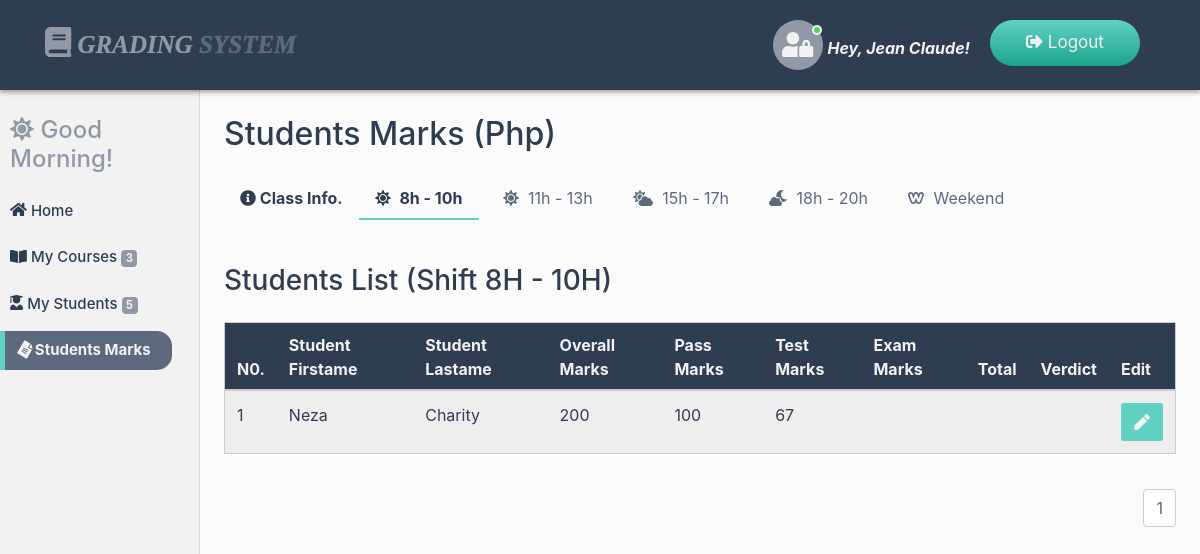
Screenshot of /teacher-dashboard/view_marks_shift1.php?course=11 (signed in) with the database file from the repository.
### tables this page shows
CREATE TABLE `teacher` (
  `teacher_ID` int(20) NOT NULL,
  `teacher_Fname` varchar(200) NOT NULL,
  `teacher_Lname` varchar(200) NOT NULL,
  `teacher_Mail` varchar(200) NOT NULL,
  `teacher_Gen` varchar(20) NOT NULL,
  `teacher_Address` varchar(200) NOT NULL,
  `teacher_Phone` varchar(20) NOT NULL,
  `password` varchar(200) NOT NULL,
  `dep_ID` int(20) NOT NULL,
  `status` varchar(20) NOT NULL
);

CREATE TABLE `courses` (
  `course_ID` int(20) NOT NULL,
  `course_Name` varchar(200) NOT NULL,
  `dep_ID` int(20) NOT NULL,
  `total_Marks` int(20) NOT NULL,
  `status` varchar(20) NOT NULL
);

CREATE TABLE `student` (
  `student_ID` int(20) NOT NULL,
  `reg_Num` varchar(200) NOT NULL,
  `student_Fname` varchar(200) NOT NULL,
  `student_Lname` varchar(200) NOT NULL,
  `student_Mail` varchar(200) NOT NULL,
  `student_Gender` varchar(200) NOT NULL,
  `student_Address` varchar(200) NOT NULL,
  `student_Phone` varchar(200) NOT NULL,
  `parent_Phone` varchar(200) NOT NULL,
  `student_Intake` varchar(200) NOT NULL,
  `dep_ID` int(20) NOT NULL,
  `student_Shift` varchar(200) NOT NULL,
  `start_Date` varchar(20) NOT NULL,
  `status` varchar(20) NOT NULL
);

CREATE TABLE `marks` (
  `marks_ID` int(20) NOT NULL,
  `student_ID` int(20) NOT NULL,
  `course_ID` int(20) NOT NULL,
  `marks_Test` varchar(200) NOT NULL,
  `marks_Exam` varchar(200) NOT NULL,
  `total` varchar(200) NOT NULL,
  `verdict` varchar(200) NOT NULL
);

### teacher-dashboard/session/session.php (called while the page is built, shortened)
<?php
$session_Id = $_SESSION['teacherid'];
?>

### teacher-dashboard/view_marks_shift1.php (the view, shortened to what this page needs)
<?php
include("../connection/connect.php");
include("session/session.php");
$retr = "Select teacher.teacher_ID,teacher.teacher_Fname,department.dep_Name,department.dep_ID
FROM teacher INNER JOIN department ON teacher.dep_ID = department.dep_ID
AND teacher.teacher_ID = '$session_Id'";
$run_retr = mysqli_query($con, $retr);
$row_retr = mysqli_fetch_array($run_retr);
$fname = $row_retr['teacher_Fname'];
$departID = $row_retr['dep_ID'];
if(isset($_GET['course'])){
    $cour = $_GET['course'];
    $select = "select * from courses where course_ID = '$cour'";
    $run_select = mysqli_query($con,$select);
    $fetch_select = mysqli_fetch_array($run_select);
    $cname = $fetch_select['course_Name'];
}
?>
<!DOCTYPE html>
<html lang="en">
<head>
<link rel="stylesheet" href="../css/bootstrap.min.css">
<link rel="stylesheet" href="../css/all.min.css">
<link rel="stylesheet" href="../css/main.css">
<link rel="stylesheet" href="../css/animate.css">
</head>
<body>
<nav class="navbar navbar-expand-md bg-dark navbar-dark fixed-top main-nav">
  <div class="container">
        <a class="navbar-brand" href="index.php"><i class="fas fa-book logo-icon"></i> Grading <span class="fat">System</span></a>
      <ul class="nav navbar-nav ml-auto lang-switcher">
      <li class="nav-item">
      <span class="user-img">
        <span class="user-icon">
          <i class="fas fa-user-lock"></i>
        </span>
        <span class="status online"></span>
      </span> <span class="hello-user">Hey, <?php echo $fname;?>!</span>
      </li>
      <li class="nav-item">
        <a class="nav-link" href="logout.php">
        <i class="fas fa-sign-out-alt"></i> Logout</a>
      </li>
      </ul>
    </div>
</nav>
<div class="container-fluid">
  <div class="row">
    <nav class="col-md-2 d-none d-md-block sidebar">
      <div class="sidebar-sticky">
        <div class="dash-salute wow bounceInLeft" data-wow-duration="2s">
            <?php
            $time = date("H");
            if(($time >="0") && ($time <"12")){
                echo"<h4><i class='fas fa-sun'></i> Good Morning!</h4>";
            }
            ?>
        </div>
          <ul class="nav flex-column dash-nav">
          <li class="nav-item">
          <a href="index.php" class="nav-link">
          <i class="fa fa-home dash-icon"></i> Home</a></li>
          <li class="nav-item">
          <a href="view_courses.php" class="nav-link">
          <i class="fa fa-book-open dash-icon"></i> My Courses
          <span class="badge badge-primary">
              <?php
              $count = "Select count(*) as NberOfData from courses where dep_ID = '$departID' and status='on'";
              $run_count = mysqli_query($con, $count);
              $row_count = mysqli_fetch_array($run_count);
              $count_data = $row_count['NberOfData'];
              echo $count_data;
              ?>
          </span>
          </a></li>
          <li class="nav-item">
          <a href="view_students_shift1.php" class="nav-link">
          <i class="fa fa-user-graduate dash-icon"></i> My Students
          <span class="badge badge-primary active-badge">
              <?php
              $count = "Select count(*) as NberOfData from student where dep_ID = '$departID' AND status='on'";
              $run_count = mysqli_query($con, $count);
              $row_count = mysqli_fetch_array($run_count);
              $count_data = $row_count['NberOfData'];
              echo $count_data;
              ?>
          </span>
          </a></li>
          <li class="nav-item">
          <a href="marks_page.php" class="nav-link active">
          <i class="fa fa-file-alt dash-icon"></i> Students Marks</a></li>
          </ul>
      </div>
    </nav>
    <main role="main" class="col-md-10 ml-sm-auto px-4">
      <div class="dash-output-section">
        <h2>Students Marks (<?php echo $cname;?>)</h2>
        <ul class="nav sub-nav">
           <li class="nav-item">
            <p class="nav-link sub-nav-head"><i class="fas fa-info-circle"></i> Class Info.</p>
          </li>
          <li class="nav-item">
            <a href="view_marks_shift1.php?course=<?php echo $cour;?>" class="nav-link active">
              <i class="fas fa-sun sub-icon"></i> 8h - 10h
            </a>
          </li>
          <li class="nav-item">
            <a href="view_marks_shift2.php?course=<?php echo $cour;?>" class="nav-link">
              <i class="fas fa-sun sub-icon"></i> 11h - 13h
            </a>
          </li>
          <li class="nav-item">
            <a href="view_marks_shift3.php?course=<?php echo $cour;?>" class="nav-link">
              <i class="fas fa-cloud-sun sub-icon"></i> 15h - 17h
            </a>
          </li>
          <li class="nav-item">
            <a href="view_marks_shift4.php?course=<?php echo $cour;?>" class="nav-link">
              <i class="fas fa-cloud-moon sub-icon"></i> 18h - 20h
            </a>
          </li>
          <li class="nav-item">
            <a href="view_marks_shift5.php?course=<?php echo $cour;?>" class="nav-link">
              <i class="fab fa-weebly sub-icon"></i> Weekend
            </a>
          </li>
        </ul>
        <div class="info-display">
          <h3 class="">Students List
          (Shift 8H - 10H)</h3>
          <div class="table-responsive mt-4">
            <table class="table table-striped">
              <thead>
              <th>N0.</th>
              <th>Student Firstame</th>
              <th>Student Lastame</th>
              <th>Overall Marks</th>
              <th>Pass Marks</th>
              <th>Test Marks</th>
              <th>Exam Marks</th>
              <th>Total</th>
              <th>Verdict</th>
              <th>Edit</th>
              </thead>
               <?php
                $select = "Select student.student_Fname,student.student_Lname,
                        marks.marks_Test,marks.marks_Exam,marks.marks_ID,marks.verdict,
                        marks.total,department.dep_Name,courses.course_Name,
                        courses.total_Marks FROM student
                        LEFT JOIN marks ON student.student_ID = marks.student_ID INNER JOIN
                        department ON department.dep_ID = student.dep_ID LEFT JOIN courses
                        ON courses.course_ID = marks.course_ID WHERE department.dep_ID = '$departID'
                        AND courses.course_ID = '$cour' AND student.status = 'On' AND student.student_Shift = '8h-10h'
                        ORDER BY student.student_Lname";
                $run_select = mysqli_query($con, $select);
                $number_of_results = mysqli_num_rows($run_select);
                $results_per_page = 5;
                $nber_of_Pages = ceil($number_of_results / $results_per_page);
                if(!isset($_GET['page'])){
                    $page = 1;
                  }
                  else{
                    $page = $_GET['page'];
                  }
                $this_page_first_result = ($page - 1) * $results_per_page;
                $select = "Select student.student_Fname,student.student_Lname,
                        marks.marks_Test,marks.marks_Exam,marks.marks_ID,marks.verdict,
                        marks.total,department.dep_Name,courses.course_Name,
                        courses.total_Marks FROM student
                        LEFT JOIN marks ON student.student_ID = marks.student_ID INNER JOIN
                        department ON department.dep_ID = student.dep_ID LEFT JOIN courses
                        ON courses.course_ID = marks.course_ID WHERE department.dep_ID = '$departID'
                        AND courses.course_ID = '$cour' AND student.status = 'On'  AND student.student_Shift = '8h-10h'
                        ORDER BY student.student_Lname
                LIMIT " . $this_page_first_result . ',' . $results_per_page;
                $run_select = mysqli_query($con, $select);
                $num = $this_page_first_result;
                while($row_select = mysqli_fetch_array($run_select)){
                 $overall = $row_select['total_Marks'];
                 $fName = $row_select['student_Fname'];
                 $lName = $row_select['student_Lname'];
                 $Tmarks = $row_select['marks_Test'];
                 $Emarks = $row_select['marks_Exam'];
                 $markId = $row_select['marks_ID'];
                 $Totmarks = $row_select['total'];
                 $num++;
                ?>
                <tr>
                <td><?php echo $num; ?></td>
                <td><?php echo $lName;?></td>
                <td><?php echo $fName;?></td>
                <td><?php echo $overall *2;?></td>
                <td><?php echo $overall;?></td>
                <td><?php echo $Tmarks;?></td>
                <td><?php echo $Emarks;?></td>
                <td><?php echo $Totmarks;?></td>
                <td>
                ?></td>
                <td><a href="updates/update_marks.php?marks=<?php echo $markId;?>">
                <button type="button" class="btn btn-success"
                title="Update"><span class="fa fa-pen"></span></button></a></td>
                </tr>
                <?php }?>
            </table>
            <ul class="pagination justify-content-end">
            <?php
            for($i=1; $i<=$nber_of_Pages; $i+=1){
                echo '<li class="page-item"><a
                class="page-link"
                href="view_marks_shift1.php?course='. $cour .'&page='. $i .'"> '. $i .' </a></li>';
            }
            ?>
            </ul>
        </div>
      </div>
    </main>
  </div>
</div>
</body>
</html>

### rows the page displays
teacher: teacher_Fname "Jean Claude"
courses: course_Name "Php"
student: student_Lname "Neza", student_Fname "Charity", courses.total_Marks "200", courses.total_Marks "100", marks.marks_Test "67"

### other values shown
$count_data "3"
$count_data "5"
$i "1"
